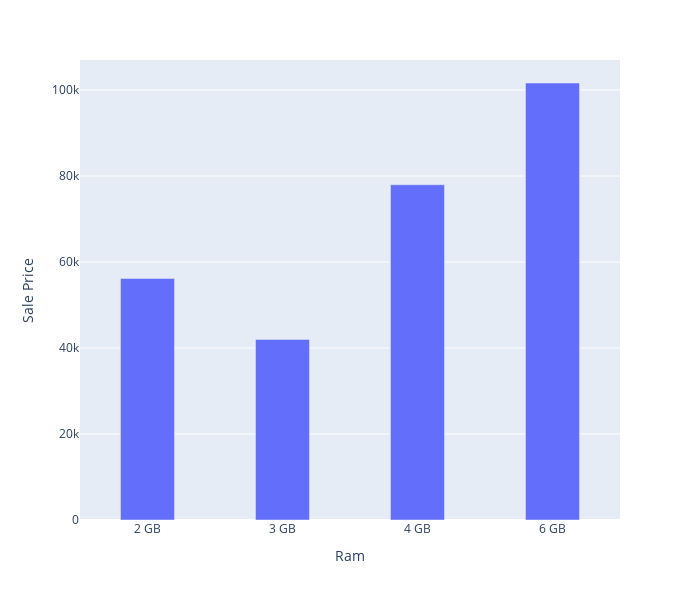

The cell this chart's notebook holds for it:
### Code cell
avg_product_cost_perRam = new_df.groupby('Ram')['Sale Price'].mean()
fig = px.bar(avg_product_cost_perRam, x= avg_product_cost_perRam.index, y='Sale Price', width=700, height = 600, barmode='group')
fig.update_traces(width=0.4)

fig.show()

### Figure 1 — Plotly figure (JSON) as saved in the notebook; plotly's stock layout.template omitted (floating-point values rounded to 4 significant figures)
{"data": [{"alignmentgroup": "True", "hovertemplate": "Ram=%{x}<br>Sale Price=%{y}<extra></extra>", "legendgroup": "", "marker": {"color": "#636efa", "pattern": {"shape": ""}}, "name": "", "offsetgroup": "", "orientation": "v", "showlegend": false, "textposition": "auto", "type": "bar", "width": 0.4, "x": ["2 GB", "3 GB", "4 GB", "6 GB"], "xaxis": "x", "y": [56190.0, 41999, 77970.0, 101600.0], "yaxis": "y"}], "layout": {"barmode": "group", "height": 600, "legend": {"tracegroupgap": 0}, "margin": {"t": 60}, "width": 700, "xaxis": {"anchor": "y", "autorange": true, "domain": [0, 1], "range": [-0.5, 3.5], "title": {"text": "Ram"}, "type": "category"}, "yaxis": {"anchor": "x", "autorange": true, "domain": [0, 1], "range": [0, 107000.0], "title": {"text": "Sale Price"}, "type": "linear"}}}
